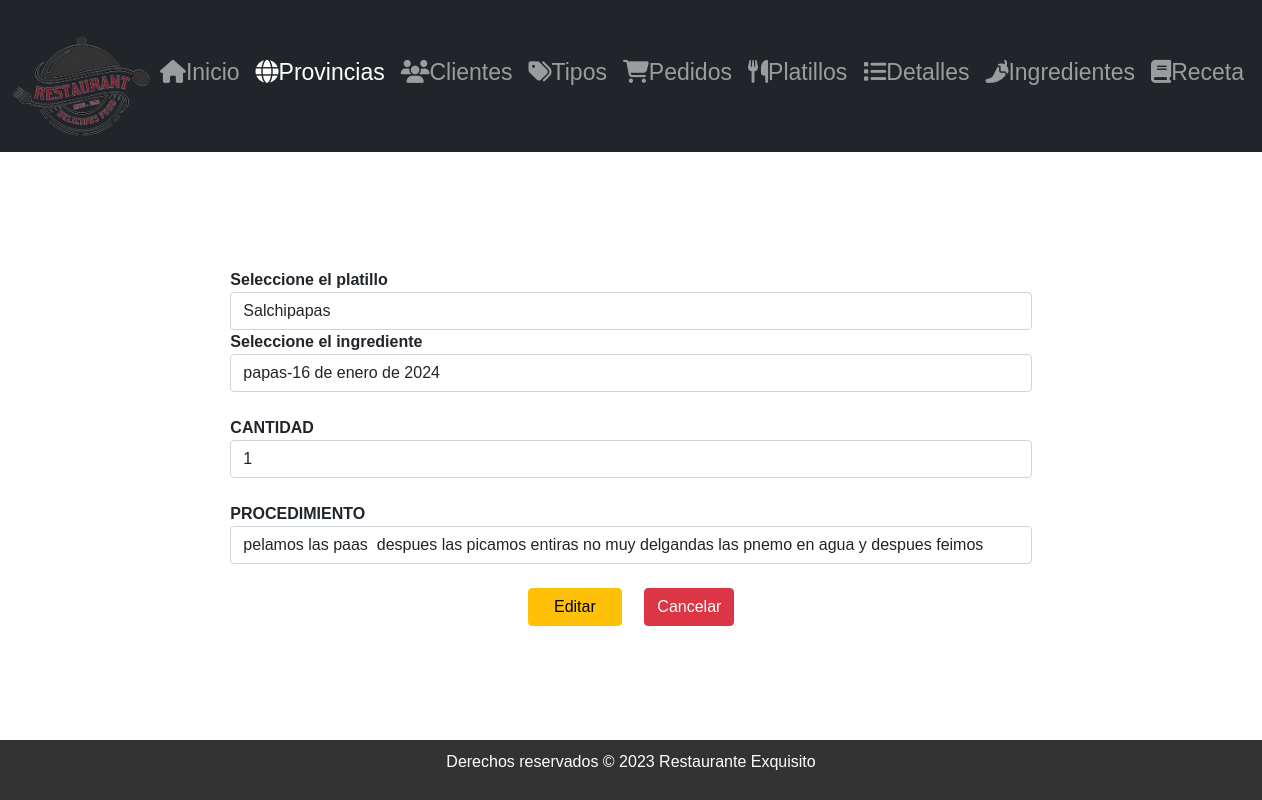
The app's page /editarReceta/1 with its own data.
### Aplicaciones/Facturacion/models.py (models this page shows, shortened)
class Receta(models.Model):
    id_ed = models.AutoField(primary_key=True)
    cantidad_ed = models.CharField(max_length=100)
    procedimiento_ed = models.CharField(max_length=500)
    platillo_ed = models.ForeignKey(Platillo, on_delete=models.PROTECT)
    ingrediente_ed = models.ForeignKey(Ingrediente, null=True, blank=True, on_delete=models.PROTECT)

### Aplicaciones/Facturacion/views.py (the view)
# urls.py: path('editarReceta/<id_ed>' ,views.editarReceta),
def editarReceta(request, id_ed):
    recetaEditar=Receta.objects.get(id_ed=id_ed)
    recetasBdd=Receta.objects.all()
    platilloBdd=Platillo.objects.all()
    ingredienteBdd=Ingrediente.objects.all()
    return  render(request, 'editarReceta.html',{'receta':recetaEditar,'recetas':recetasBdd, 'platillos':platilloBdd, 'ingredientes':ingredienteBdd})

### Aplicaciones/Facturacion/templates/editarReceta.html (shortened to what this page needs)
{% extends "./plantilla.html" %}
{% load static %}
{% block contenido %}
<div class="row">
  <div class="col-md-2">
  </div>
  <div class="col-md-8">
    <br> <br>
    <form class="" action="/procesarActualizacionReceta/" method="post">
      <b>Seleccione el platillo</b>
      <select class="form-control" name="id_platillo" id="id_platillo" required>
        {% for platillo in platillos %}
        <option value="{{platillo.id_ed}}">{{platillo.nombre_ed}}  </option>
        {% endfor %}
      </select>
      <b>Seleccione el ingrediente</b>
      <select class="form-control" name="id_ingrediente" id="id_ingrediente" required>
        {% for ingrediente in ingredientes %}
        <option value="{{ingrediente.id_ed}}">{{ingrediente.nombre_ed}}-{{ingrediente.fecha_caducidad_ed}}  </option>
        {% endfor %}
      </select>
<br>
<b>CANTIDAD</b>
<br>
<input type="number" name="cantidad_ed" id="cantidad_ed"
       value="{{receta.cantidad_ed}}" placeholder="Ingrese la cantidad"
       class="form-control" required>
<br>
      <b>PROCEDIMIENTO</b>
      <br>
      <input type="text" name="procedimiento_ed" id="procedimiento_ed"
             value="{{receta.procedimiento_ed}}" placeholder="Ingrese el procedimiento"
             class="form-control" required>
      <br>
      <center>
        <button type="submit" name="button"
                class="btn btn-warning">
          &nbsp;&nbsp;&nbsp;Editar&nbsp;&nbsp;&nbsp;
        </button>&nbsp;&nbsp;&nbsp;&nbsp;
        <a href="/"
           class="btn btn-danger">
          Cancelar
        </a>
      </center>
    </form>
  </div>
</div>
{% endblock %}

### RestauranteED/static/css/principal.css (style rules this page uses)
body { margin: 0; padding: 0; font-family: 'Poppins', sans-serif; background-image: url('ruta_de_la_imagen.jpg'); background-size: cover; background-position: center; background-repeat: no-repeat; / }
.row { margin: 20px 0; }

### records on screen
Receta: cantidad_ed "1", procedimiento_ed "pelamos las paas despues las picamos entiras no muy delgandas las pnemo en agua y despues feimos"

### other values on screen
form field id_platillo "Salchipapas"
form field id_ingrediente "papas-16 de enero de 2024"
